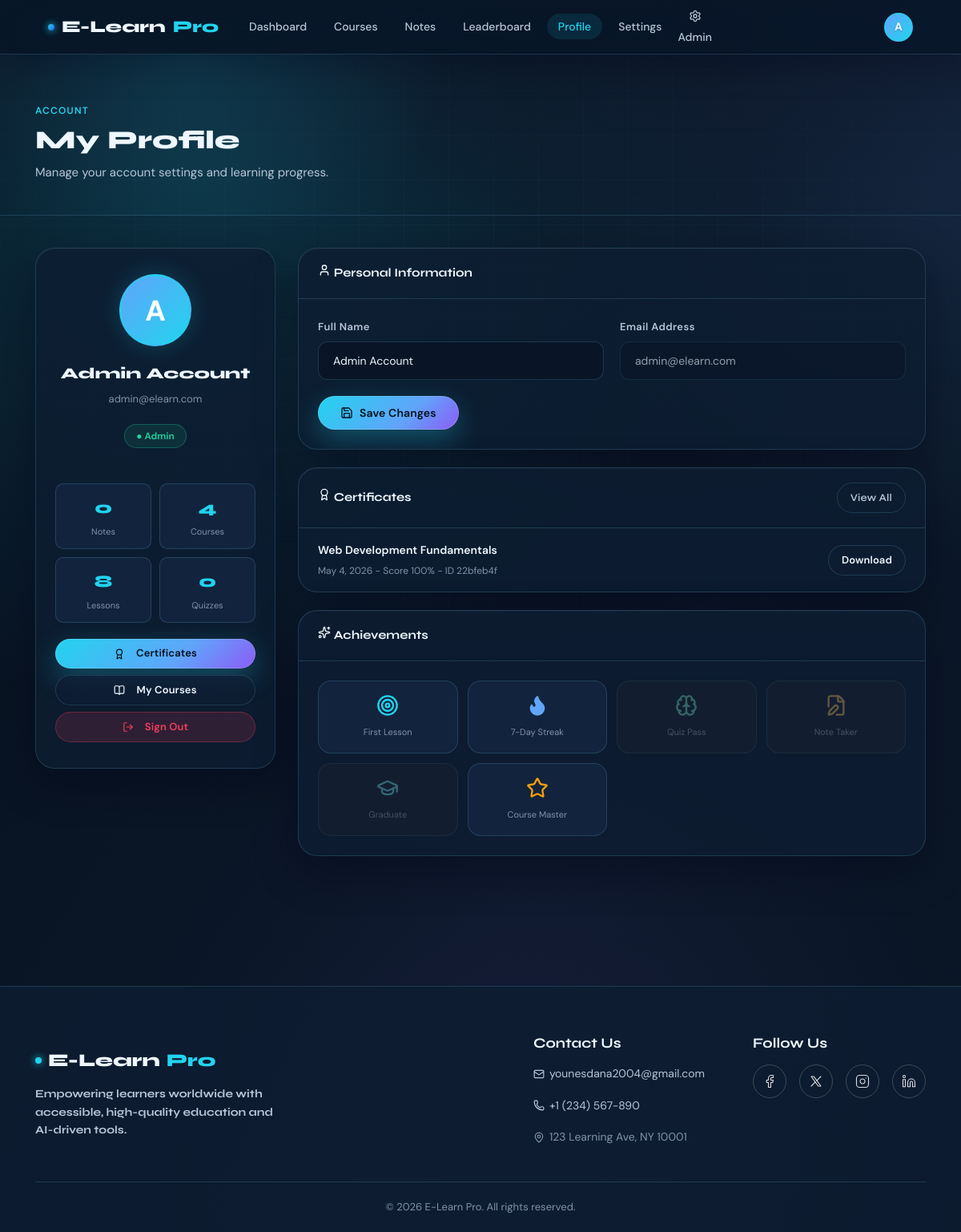
/profile (signed in), run on the app's committed database.
### tables this page shows
CREATE TABLE exam_completions (
            id INTEGER PRIMARY KEY AUTOINCREMENT,
            user_id INTEGER,
            course_id TEXT,
            percentage REAL,
            certificate_id TEXT UNIQUE,
            created_at TEXT,
            UNIQUE(user_id, course_id)
        );

CREATE TABLE courses (
            id TEXT PRIMARY KEY,
            title TEXT NOT NULL,
            description TEXT,
            emoji TEXT DEFAULT 'book',
            color TEXT DEFAULT '#1a2a4a',
            level TEXT DEFAULT 'beginner',
            hours INTEGER DEFAULT 0,
            category TEXT DEFAULT 'general',
            created_by INTEGER,
            created_at TEXT
        );

### app.py (the view, shortened to what this page needs)
@app.route("/profile", methods=["GET", "POST"])
@login_required
def profile():
    db = get_db()
    ensure_certificates_for_user(session["user_id"])
    notes_count = db.execute("SELECT COUNT(*) FROM notes WHERE user_id=?", (session["user_id"],)).fetchone()[0]
    stats = get_user_stats(session["user_id"])
    quiz_count = db.execute("SELECT COUNT(*) FROM quiz_results WHERE user_id=?", (session["user_id"],)).fetchone()[0]
    certificates = db.execute(
        """
        SELECT ec.course_id, ec.percentage AS quiz_score, ec.certificate_id,
               ec.created_at AS completed_at, c.title AS course_title
        FROM exam_completions ec
        JOIN courses c ON c.id = ec.course_id
        WHERE ec.user_id=?
        UNION ALL
        SELECT cp.course_id, cp.quiz_score AS quiz_score, cp.certificate_id,
               cp.completed_at AS completed_at, c.title AS course_title
        FROM completions cp
        JOIN courses c ON c.id = cp.course_id
        WHERE cp.user_id=?
          AND NOT EXISTS (
            SELECT 1 FROM exam_completions ec
            WHERE ec.user_id=cp.user_id AND ec.course_id=cp.course_id
          )
        ORDER BY completed_at DESC
        LIMIT 3
        """,
        (session["user_id"], session["user_id"]),
    ).fetchall()
    return render_template(
        "profile.html", user=current_user(), notes_count=notes_count, stats=stats,
        quiz_count=quiz_count, certificates=certificates,
    )

### app.py (called while the page is built, shortened)
def get_db():
    if "db" not in g:
        g.db = sqlite3.connect(DATABASE, detect_types=sqlite3.PARSE_DECLTYPES)
        g.db.row_factory = sqlite3.Row
    return g.db

def login_required(f):
    @wraps(f)
    def decorated(*args, **kwargs):
        if "user_id" not in session:
            flash("Please sign in to continue.", "info")
            return redirect(url_for("login"))
        return f(*args, **kwargs)
    return decorated

def current_user():
    return {
        "id":    session.get("user_id"),
        "name":  session.get("name"),
        "email": session.get("email"),
        "role":  session.get("role"),
    }

def format_date(value, fallback=""):
    if not value:
        return fallback
    try:
        return datetime.fromisoformat(value).strftime("%B %-d, %Y")
    except ValueError:
        try:
            return datetime.fromisoformat(value).strftime("%B %#d, %Y")
        except ValueError:
            return fallback or value

def get_course_progress(user_id, course_id):
    db = get_db()
    total = db.execute("SELECT COUNT(*) FROM lessons WHERE course_id=?", (course_id,)).fetchone()[0]
    if total == 0:
        return 0
    visited = db.execute(
        """
        SELECT COUNT(DISTINCT p.lesson_id)
        FROM progress p
        JOIN lessons l ON l.id = p.lesson_id
        WHERE p.user_id=? AND l.course_id=?
        """,
        (user_id, course_id),
    ).fetchone()[0]
    return int(round((visited / total) * 100))

def ensure_certificates_for_user(user_id):
    db = get_db()
    passed_courses = db.execute(
        """
        SELECT course_id, MAX(percentage) AS best_score
        FROM quiz_results
        WHERE user_id=? AND percentage>=70
        GROUP BY course_id
        """,
        (user_id,),
    ).fetchall()
    created = 0
    if created:
        db.commit()
    return created

### templates/profile.html (shortened to what this page needs)
{% extends "base.html" %}
{% block content %}
<div class="page-hero">
  <div class="container">
    <div class="section-label">Account</div>
    <h1 class="page-hero-title">My Profile</h1>
    <p class="page-hero-subtitle">Manage your account settings and learning progress.</p>
  </div>
</div>
<div class="container">
  <div class="profile-layout">
    <div>
      <div class="profile-card">
        <div class="profile-avatar-big">{{ user.name[0]|upper }}</div>
        <div class="profile-name">{{ user.name }}</div>
        <div class="profile-email">{{ user.email }}</div>
        <div class="profile-badge">● {{ 'Admin' if user.role == 'admin' else 'Active Student' }}</div>
        <div class="profile-stats-mini">
          <div class="p-stat"><div class="p-stat-num">{{ notes_count }}</div><div class="p-stat-label">Notes</div></div>
          <div class="p-stat"><div class="p-stat-num">{{ stats.total_courses_started }}</div><div class="p-stat-label">Courses</div></div>
          <div class="p-stat"><div class="p-stat-num">{{ stats.total_lessons_completed }}</div><div class="p-stat-label">Lessons</div></div>
          <div class="p-stat"><div class="p-stat-num">{{ quiz_count }}</div><div class="p-stat-label">Quizzes</div></div>
        </div>
        <div style="display:flex;flex-direction:column;gap:8px;margin-top:8px;">
          <a href="{{ url_for('certificates') }}" class="btn btn-primary btn-sm" style="text-decoration:none;"><i data-lucide="award" style="width:14px;height:14px;margin-right:6px;"></i> Certificates</a>
          <a href="{{ url_for('courses') }}" class="btn btn-secondary btn-sm" style="text-decoration:none;"><i data-lucide="book-open" style="width:14px;height:14px;margin-right:6px;"></i> My Courses</a>
          <a href="{{ url_for('logout') }}" class="btn btn-danger btn-sm" style="text-decoration:none;"><i data-lucide="log-out" style="width:14px;height:14px;margin-right:6px;"></i> Sign Out</a>
        </div>
      </div>
    </div>
    <div>
      <div class="settings-section">
        <div class="settings-section-head"><span><i data-lucide="user" style="width:16px;height:16px;"></i> Personal Information</span></div>
        <div style="padding:24px;">
          <form method="POST" action="{{ url_for('profile') }}">
            <div class="grid-2">
              <div class="form-group">
                <label class="form-label">Full Name</label>
                <input type="text" name="name" value="{{ user.name }}" placeholder="Your full name"/>
              </div>
              <div class="form-group">
                <label class="form-label">Email Address</label>
                <input type="email" value="{{ user.email }}" readonly style="opacity:0.6;cursor:not-allowed;"/>
              </div>
            </div>
            <button type="submit" class="btn btn-primary"><i data-lucide="save" style="width:16px;height:16px;"></i> Save Changes</button>
          </form>
        </div>
      </div>
      <div class="settings-section">
        <div class="settings-section-head">
          <span><i data-lucide="award" style="width:16px;height:16px;"></i> Certificates</span>
          <a href="{{ url_for('certificates') }}" class="btn btn-ghost btn-sm">View All</a>
        </div>
        {% for cert in certificates %}
        <div class="cert-mini">
          <div>
            <div class="settings-label">{{ cert.course_title }}</div>
            <div class="settings-desc">{{ cert.completed_at|pretty_date }} - Score {{ "%.0f"|format(cert.quiz_score) }}% - ID {{ cert.certificate_id[:8] }}</div>
          </div>
          <a href="{{ url_for('certificate', course_id=cert.course_id) }}" class="btn btn-secondary btn-sm">Download</a>
        </div>
        {% else %}
        <div class="empty-state" style="padding:36px 20px;">Complete every lesson and pass a quiz to earn your first certificate.</div>
        {% endfor %}
      </div>
      <div class="settings-section">
        <div class="settings-section-head"><span><i data-lucide="sparkles" style="width:16px;height:16px;"></i> Achievements</span></div>
        <div style="padding:24px;">
          <div class="achievements-grid">
            <div class="achievement {% if stats.total_lessons_completed < 1 %}locked{% endif %}"><div><i data-lucide="target" style="width:28px;height:28px;color:var(--accent);"></i></div><div class="p-stat-label">First Lesson</div></div>
            <div class="achievement"><div><i data-lucide="flame" style="width:28px;height:28px;color:var(--accent2);fill:var(--accent2);"></i></div><div class="p-stat-label">7-Day Streak</div></div>
            <div class="achievement {% if stats.quizzes_passed < 1 %}locked{% endif %}"><div><i data-lucide="brain" style="width:28px;height:28px;color:var(--success);"></i></div><div class="p-stat-label">Quiz Pass</div></div>
            <div class="achievement {% if notes_count < 1 %}locked{% endif %}"><div><i data-lucide="file-edit" style="width:28px;height:28px;color:var(--warning);"></i></div><div class="p-stat-label">Note Taker</div></div>
            <div class="achievement {% if stats.certificates < 1 %}locked{% endif %}"><div><i data-lucide="graduation-cap" style="width:28px;height:28px;color:var(--accent);"></i></div><div class="p-stat-label">Graduate</div></div>
            <div class="achievement {% if stats.courses_with_full_progress < 1 %}locked{% endif %}"><div><i data-lucide="star" style="width:28px;height:28px;color:var(--warning);"></i></div><div class="p-stat-label">Course Master</div></div>
          </div>
        </div>
      </div>
    </div>
  </div>
</div>
{% endblock %}

### templates/profile.html (style rules this page uses)
.profile-layout { display:grid;grid-template-columns:300px 1fr;gap:28px;padding:40px 0 80px; }
.profile-card { background:var(--bg-card);border:1px solid var(--border);border-radius:var(--radius-lg);padding:32px 24px;text-align:center;position:sticky;top:88px;box-shadow:var(--shadow-card);backdrop-filter:blur(18px); }
.profile-avatar-big { width:90px;height:90px;border-radius:50%;background:linear-gradient(135deg,var(--accent2),var(--accent));display:flex;align-items:center;justify-content:center;font-size:36px;font-weight:800;color:#f8fcff;margin:0 auto 18px;border:3px solid var(--border-light);box-shadow:0 0 30px rgba(34,211,238,0.2); }
.profile-name { font-family:var(--font-head);font-size:1.2rem;font-weight:800;margin-bottom:4px; }
.profile-email { font-size:13px;color:var(--text-muted);margin-bottom:20px; }
.profile-badge { display:inline-flex;align-items:center;gap:6px;background:rgba(34,211,160,0.1);border:1px solid rgba(34,211,160,0.3);border-radius:100px;padding:4px 14px;font-size:12px;font-weight:600;color:var(--success);margin-bottom:24px; }
.profile-stats-mini { display:grid;grid-template-columns:1fr 1fr;gap:10px;margin:20px 0; }
.p-stat { background:var(--bg-card2);border:1px solid var(--border);border-radius:var(--radius-sm);padding:12px 8px; }
.p-stat-num { font-family:var(--font-head);font-size:1.3rem;font-weight:800;color:var(--accent); }
.p-stat-label { font-size:11px;color:var(--text-muted);margin-top:2px; }
.settings-section { background:var(--bg-card);border:1px solid var(--border);border-radius:var(--radius-lg);overflow:hidden;margin-bottom:22px;box-shadow:var(--shadow-card);backdrop-filter:blur(18px); }
.settings-section-head { padding:18px 24px;border-bottom:1px solid var(--border);font-family:var(--font-head);font-size:15px;font-weight:700;display:flex;align-items:center;justify-content:space-between;gap:8px; }
.settings-label { font-size:14px;font-weight:600;margin-bottom:3px; }
.settings-desc { font-size:12px;color:var(--text-muted); }
.achievements-grid { display:grid;grid-template-columns:repeat(4,1fr);gap:12px; }
.achievement { background:var(--bg-card2);border:1px solid var(--border);border-radius:var(--radius-md);padding:16px 10px;text-align:center;transition:all var(--transition); }
.achievement.locked { opacity:0.45;filter:grayscale(0.5); }
.cert-mini { display:flex;align-items:center;justify-content:space-between;gap:14px;padding:16px 24px;border-bottom:1px solid var(--border); }
.cert-mini:last-child { border-bottom:none; }

### data on the page
exam_completions: course_title "Web Development Fundamentals", completed_at|pretty_date "May 4, 2026", quiz_score "100", certificate_id "22bfeb4f"

### other printed values
{{ session.name[0]|upper if session.name else 'U' }} "A"
{{ user.name[0]|upper }} "A"
{{ user.name }} "Admin Account"
{{ user.email }} "admin@elearn.com"
{{ 'Admin' if user.role == 'admin' else 'Active Student' }} "Admin"
{{ notes_count }} "0"
{{ stats.total_courses_started }} "4"
{{ stats.total_lessons_completed }} "8"
{{ quiz_count }} "0"
